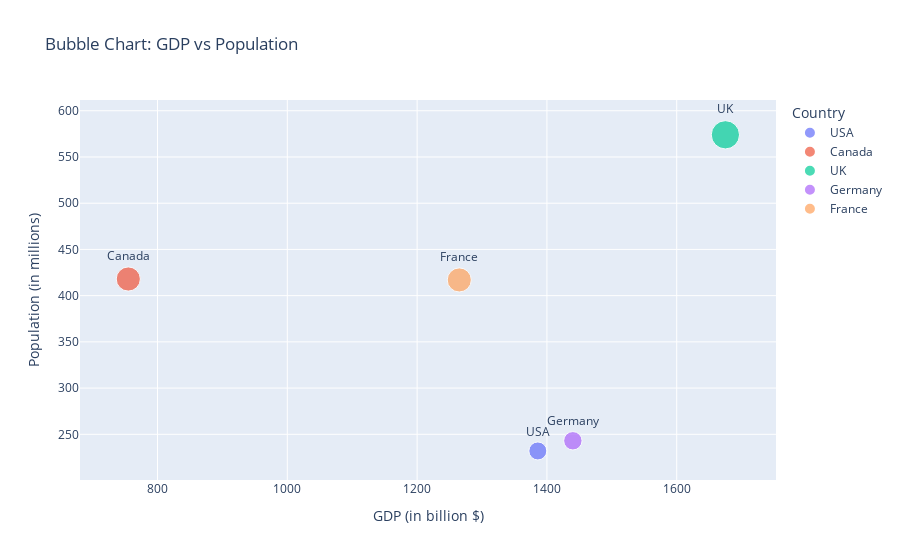

Notebook code for this chart:
### Markdown cell above
#### Que:- 5. Using the given dataset, create a bubble chart to represent each country's population (y-axis), GDP (xaxis), and bubble size proportional to the population.

### Code cell
# Set random seed
np.random.seed(25)

# Create dataset
data = {
    'Country': ['USA', 'Canada', 'UK', 'Germany', 'France'],
    'Population': np.random.randint(100, 1000, 5),
    'GDP': np.random.randint(500, 2000, 5)
}

df = pd.DataFrame(data)

# Create Bubble Chart using Plotly
fig = px.scatter(df, x='GDP', y='Population', text='Country',
                 size='Population', color='Country',
                 title="Bubble Chart: GDP vs Population",
                 labels={'GDP': 'GDP (in billion $)', 'Population': 'Population (in millions)'})

# Adjust layout for better visualization
fig.update_traces(textposition='top center')

# Show the plot
fig.show()

### Figure 1 — Plotly figure (JSON) as saved in the notebook; plotly's stock layout.template omitted (floating-point values rounded to 4 significant figures)
{"data": [{"hovertemplate": "Country=%{text}<br>GDP (in billion $)=%{x}<br>Population (in millions)=%{marker.size}<extra></extra>", "legendgroup": "USA", "marker": {"color": "#636efa", "size": [232], "sizemode": "area", "sizeref": 1.435, "symbol": "circle"}, "mode": "markers+text", "name": "USA", "orientation": "v", "showlegend": true, "text": ["USA"], "textposition": "top center", "type": "scatter", "x": [1386], "xaxis": "x", "y": [232], "yaxis": "y"}, {"hovertemplate": "Country=%{text}<br>GDP (in billion $)=%{x}<br>Population (in millions)=%{marker.size}<extra></extra>", "legendgroup": "Canada", "marker": {"color": "#EF553B", "size": [418], "sizemode": "area", "sizeref": 1.435, "symbol": "circle"}, "mode": "markers+text", "name": "Canada", "orientation": "v", "showlegend": true, "text": ["Canada"], "textposition": "top center", "type": "scatter", "x": [755], "xaxis": "x", "y": [418], "yaxis": "y"}, {"hovertemplate": "Country=%{text}<br>GDP (in billion $)=%{x}<br>Population (in millions)=%{marker.size}<extra></extra>", "legendgroup": "UK", "marker": {"color": "#00cc96", "size": [574], "sizemode": "area", "sizeref": 1.435, "symbol": "circle"}, "mode": "markers+text", "name": "UK", "orientation": "v", "showlegend": true, "text": ["UK"], "textposition": "top center", "type": "scatter", "x": [1675], "xaxis": "x", "y": [574], "yaxis": "y"}, {"hovertemplate": "Country=%{text}<br>GDP (in billion $)=%{x}<br>Population (in millions)=%{marker.size}<extra></extra>", "legendgroup": "Germany", "marker": {"color": "#ab63fa", "size": [243], "sizemode": "area", "sizeref": 1.435, "symbol": "circle"}, "mode": "markers+text", "name": "Germany", "orientation": "v", "showlegend": true, "text": ["Germany"], "textposition": "top center", "type": "scatter", "x": [1440], "xaxis": "x", "y": [243], "yaxis": "y"}, {"hovertemplate": "Country=%{text}<br>GDP (in billion $)=%{x}<br>Population (in millions)=%{marker.size}<extra></extra>", "legendgroup": "France", "marker": {"color": "#FFA15A", "size": [417], "sizemode": "area", "sizeref": 1.435, "symbol": "circle"}, "mode": "markers+text", "name": "France", "orientation": "v", "showlegend": true, "text": ["France"], "textposition": "top center", "type": "scatter", "x": [1265], "xaxis": "x", "y": [417], "yaxis": "y"}], "layout": {"legend": {"itemsizing": "constant", "title": {"text": "Country"}, "tracegroupgap": 0}, "title": {"text": "Bubble Chart: GDP vs Population"}, "xaxis": {"anchor": "y", "domain": [0, 1], "title": {"text": "GDP (in billion $)"}}, "yaxis": {"anchor": "x", "domain": [0, 1], "title": {"text": "Population (in millions)"}}}}
